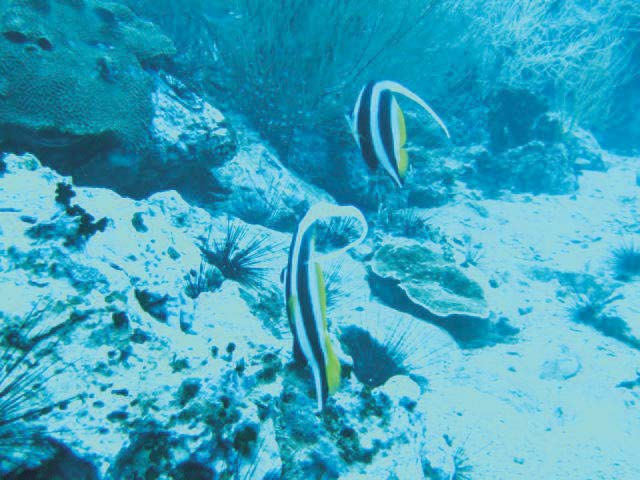
#> input picture tests/underwater_sample.jpg, 640 x 480 px, found by its file name
$ python main.py   (older library calls are emulated)
#> lines starting #> are read from the running program, lines starting #| are printed output that depends on the picture
### tools.py
import cv2
import numpy as np
import matplotlib.pyplot as plt


def to_float(img):
    """
    Convert image to float format
    parameters
    ----------
    img: RGB image

    returns
    -------
    img: float image
    """
    return np.clip(img / 255.0, 0, 1)


def to_uint8(img):
    """
    Convert image to uint8 format

    parameters
    ----------
    img:
        RGB image

    returns
    -------
    img:
        uint8 image
    """
    return np.clip(img * 255, 0, 255).astype(np.uint8)


def save_image(img, filename):
    """
    Save image to file

    parameters
    ----------
    img:
        RGB image
    filename:
        output filename (path)
    """
    temp_img = cv2.cvtColor(img, cv2.COLOR_RGB2BGR)
    cv2.imwrite(filename, temp_img)
    print(f"Image saved as {filename}")


def push_image_to_buffer(image_buffer: list, img=None, title="Image", cmap=None):
    """
    Push image to buffer for later use

    parameters
    ----------
    image_buffer: list
        list to store images
    img:
        RGB image
    title:
        image title
    cmap:
        colormap (default None)
    """
    image_buffer.append((img, title, cmap))


def show_buffered_images(image_buffer: list, image_title="", save_path=None):
    """
    Show all images in the buffer, max 7 per row.
    The last image is displayed in the rightmost two columns, spanning all rows.

    parameters
    ----------
    image_buffer: list
        list to store images
    """
    n = len(image_buffer)
    if n == 0:
        return

    if n == 1:
        # Only one image, just show it
        img, title, cmap = image_buffer[0]
        plt.figure(figsize=(3, 3))
        plt.imshow(img, cmap=cmap)
        plt.title(title)
        plt.axis("off")
        plt.tight_layout()
        plt.show()
        image_buffer.clear()
        return

    cols = 7
    main_cols = cols - 2  # columns for normal images
    # Exclude last image, fill main_cols per row
    rows = (n - 1 + main_cols - 1) // main_cols

    fig = plt.figure(figsize=(cols * 3, rows * 3))

    # Show all except last image
    for idx in range(n - 1):
        row = idx // main_cols
        col = idx % main_cols
        ax = plt.subplot2grid((rows, cols), (row, col))
        img, title, cmap = image_buffer[idx]
        if img is not None:
            ax.imshow(img, cmap=cmap)
            ax.set_title(title)
        ax.axis("off")

    # Show last image, spanning all rows in the last two columns
    img, title, cmap = image_buffer[-1]
    ax = plt.subplot2grid((rows, cols), (0, cols - 2), rowspan=rows, colspan=2)
    if img is not None:
        ax.imshow(img, cmap=cmap)
        ax.set_title(title)
    ax.axis("off")

    plt.suptitle(image_title, fontsize=16)
    plt.subplots_adjust(wspace=0.1, hspace=0.1)
    plt.tight_layout()

    if save_path:
        plt.savefig(save_path, bbox_inches='tight', dpi=300)
        print(f"Image saved as {save_path}")

    plt.show()
    image_buffer.clear()

### main.py
import cv2
import numpy as np
from scipy.ndimage import gaussian_filter
import matplotlib.pyplot as plt

from tools import to_float, to_uint8, save_image, show_buffered_images, push_image_to_buffer


# === Global Variables ===
image_buffer = []

# === Config ===
# 是否顯示中間結果
DEBUG = True
# 色彩補償係數
ALPHA = 2.5
# Gamma 值
GAMMA = 4
# Unsharp Masking 的高斯模糊強度
SIGMA = 5
# 金字塔層數
LEVELS = 7
# 是否使用紅通道補償
RED_COMPENSATION = True
# 是否使用藍通道補償
BLUE_COMPENSATION = False
# 白平衡增益
WHITE_BALANCE_GAIN = 1.2


# === Functions ===
def gamma_correction(img, gamma):
    """
    Gamma correction for image enhancement.

    parameters
    ----------
    img:
        RGB image
    gamma:
        Gamma value

    returns
    -------
    img:
        Gamma corrected image
    """
    return np.power(img, gamma)


def normalized_unsharp_mask(img, sigma):
    """
    Normalized unsharp masking for image enhancement.

    parameters
    ----------
    img:
        RGB image
    sigma:
        Gaussian filter standard deviation

    returns
    -------
    img:
        Enhanced image
    """
    blurred = gaussian_filter(img, sigma=sigma)
    highpass = img - blurred
    # Histogram stretching for highpass
    p2, p98 = np.percentile(highpass, (2, 98))
    highpass = np.clip((highpass - p2) / (p98 - p2 + 1e-8), 0, 1)
    return 0.5 * (img + highpass)


def red_channel_compensation(img, alpha=1.0):
    """
    Red channel compensation using gray world assumption.

    parameters
    ----------
    img:
        RGB image
    alpha:
        Compensation factor

    returns
    -------
    img:
        Compensated image
    """
    Ir, Ig, _ = cv2.split(img)
    Ir_mean, Ig_mean = np.mean(Ir), np.mean(Ig)
    delta = (Ig_mean - Ir_mean) * (1 - Ir) * Ig
    Ir_comp = Ir + alpha * delta
    Ir_comp = np.clip(Ir_comp, 0, 1)
    result = img.copy()
    result[..., 0] = Ir_comp
    return result


# experimental, not used
# [51 lines left out: functions red_channel_compensation_v2, blue_channel_compensation, lab_balance, not called in this run]


def white_balance(img, gain=1.0):
    """
    White balance using gray world assumption.

    parameters
    ----------
    img:
        RGB image
    gain:
        Gain factor for white balance

    returns
    -------
    wb_img:
        White balanced image
    """

    if RED_COMPENSATION:
        img_c = red_channel_compensation(img, alpha=ALPHA)
        if DEBUG:
            push_image_to_buffer(image_buffer)
            push_image_to_buffer(image_buffer, img_c, "Red Channel Compensation")
    else:
        img_c = img.copy()
        if DEBUG:
            push_image_to_buffer(image_buffer)
            push_image_to_buffer(image_buffer)

    if BLUE_COMPENSATION:
        img_c = blue_channel_compensation(img_c, alpha=ALPHA)
        if DEBUG:
            push_image_to_buffer(image_buffer, img_c,
                                 "Blue Channel Compensation")
    else:
        push_image_to_buffer(image_buffer)

    mean_vals = np.mean(img_c, axis=(0, 1))  # R, G, B 的均值
    # mean_val = np.mean(mean_vals)  # 三個通道的均值
    mean_val = np.sum(np.array([0.299, 0.587, 0.114]) * mean_vals)  # 加權平均
    scale = mean_val / mean_vals  # 計算縮放比例
    wb_img = img_c * scale  # 白平衡
    wb_img = np.clip(wb_img * gain, 0, 1)  # 限制在 [0, 1] 範圍內
    return wb_img


def laplacian_weight_map(gray_img):
    """
    parameters
    ----------
    gray_img:
        grayscale image

    returns
    -------
    lap:
        Laplacian weight map
    """
    lap = cv2.Laplacian(gray_img, cv2.CV_64F)
    lap = np.clip(np.abs(lap), 0, 1)
    return lap


def saliency_weight_map(gray_img, w_hb):
    """
    parameters
    ----------
    gray_img:
        grayscale image
    w_hb:

    returns
    -------
    saliency_map:
        Saliency map
    """
    # 1. Gaussian filter
    gauss_img = cv2.GaussianBlur(gray_img, (11, 11), w_hb)
    # 2. Mean value
    img_mean = np.mean(gray_img)
    # 3. Saliency map
    saliency_map = np.clip(np.abs(gauss_img - img_mean), 0, 1)
    return saliency_map


def saturation_weight_map(img):
    """
    parameters
    ----------
    img:
        RGB image

    returns
    -------
    WSat:
        Saturation weight map
    """
    R, G, B = cv2.split(img)
    L = (R + G + B) / 3
    WSat = np.sqrt((R - L) ** 2 + (G - L) ** 2 + (B - L) ** 2) / np.sqrt(3)
    WSat = np.clip(WSat, 0, 1)
    return WSat


def compute_weights(img):
    """
    Compute weight maps for the image.

    parameters
    ----------
    img:
        RGB image

    returns
    -------
    W:
        Combined weight map
    """
    gray = cv2.cvtColor(to_uint8(img), cv2.COLOR_BGR2GRAY) / 255.0

    # Laplacian contrast
    WL = laplacian_weight_map(gray)
    if DEBUG:
        push_image_to_buffer(
            image_buffer, WL, "Laplacian Contrast", cmap='gray')

    # Saliency (Achanta method approximation)
    WS = saliency_weight_map(gray, np.pi/2.75)
    if DEBUG:
        push_image_to_buffer(image_buffer, WS, "Saliency", cmap='gray')

    # Saturation
    WSat = saturation_weight_map(img)
    if DEBUG:
        push_image_to_buffer(image_buffer, WSat, "Saturation", cmap='gray')

    W = WL + WS + WSat
    return W + 1e-8  # avoid division by zero


def build_laplacian_pyramid(img, levels):
    gp = [img]
    for _ in range(levels - 1):
        img = cv2.pyrDown(img)
        gp.append(img)
    lp = []
    for i in range(levels - 1):
        size = (gp[i].shape[1], gp[i].shape[0])
        GE = cv2.pyrUp(gp[i + 1], dstsize=size)
        lap = gp[i] - GE
        lp.append(lap)
    lp.append(gp[-1])  # 最後一層為最底層的高斯圖
    return lp


def build_gaussian_pyramid(weight, levels):
    gp = [weight]
    for _ in range(levels - 1):
        weight = cv2.pyrDown(weight)
        gp.append(weight)
    return gp


def multiscale_fusion(img1, img2, w1, w2, levels=5):
    """
    Multi-scale fusion of two images using Laplacian pyramids and Gaussian pyramids.

    parameters
    ----------
    img1:
        First input image
    img2:
        Second input image
    w1:
        Weight map for the first image
    w2:
        Weight map for the second image
    levels:
        Number of levels in the pyramid

    returns
    -------
    fused_image:
        Fused image
    """
    # 建立拉普拉斯金字塔
    lp1 = build_laplacian_pyramid(img1, levels)
    lp2 = build_laplacian_pyramid(img2, levels)

    # 建立高斯金字塔（權重圖）
    gpW1 = build_gaussian_pyramid(w1, levels)
    gpW2 = build_gaussian_pyramid(w2, levels)

    fused_pyramid = []

    delta = 1e-8  # 避免除以零
    for i in range(levels):
        # 對權重圖進行正規化（Eq. 10）
        W1n = gpW1[i]
        W2n = gpW2[i]
        w_sum = W1n + W2n + delta
        w1n = W1n / w_sum
        w2n = W2n / w_sum

        # 融合該層
        w1n = np.expand_dims(w1n, axis=2)
        w2n = np.expand_dims(w2n, axis=2)
        blended = w1n * lp1[i] + w2n * lp2[i]
        fused_pyramid.append(blended)

    # 重建圖像
    result = fused_pyramid[-1]
    for i in range(levels - 2, -1, -1):
        size = (fused_pyramid[i].shape[1], fused_pyramid[i].shape[0])
        result = cv2.pyrUp(result, dstsize=size)
        result = result + fused_pyramid[i]

    return np.clip(result, 0, 1)


# [17 lines left out: function show_image, not called in this run]


# === main function ===
def enhance_underwater_image(img):

    if DEBUG:
        push_image_to_buffer(image_buffer, img, "Original Image")

    # Step 1: 色彩補償（紅通道）
    # Step 2: 白平衡（灰世界）
    wb_img = white_balance(img, gain=WHITE_BALANCE_GAIN)
    if DEBUG:
        push_image_to_buffer(image_buffer, wb_img, "White Balanced Image")

    # Step 3: 兩個輸入
    # Step 4: 權重圖
    input1 = gamma_correction(wb_img, GAMMA)
    if DEBUG:
        push_image_to_buffer(image_buffer, input1, "Gamma Corrected Image")
    W1 = compute_weights(input1)
    if DEBUG:
        push_image_to_buffer(image_buffer, W1, "Weight Image 1", cmap='gray')

    input2 = normalized_unsharp_mask(wb_img, sigma=SIGMA)
    if DEBUG:
        push_image_to_buffer(image_buffer, input2, "Unsharp Masked Image")
    W2 = compute_weights(input2)
    if DEBUG:
        push_image_to_buffer(image_buffer, W2, "Weight Image 2", cmap='gray')

    # Step 5: 多尺度融合
    result = multiscale_fusion(input1, input2, W1, W2, levels=LEVELS)

    return to_uint8(result)


# === 範例使用 ===
if __name__ == "__main__":
    import sys
    import os

    if len(sys.argv) > 1:
        img_path = sys.argv[1]
    else:
        img_path = ".\\tests\\underwater_sample.jpg"

    if not os.path.exists(img_path):
        print(f"Image not found: {img_path}")
        sys.exit(1)

    img = cv2.imread(img_path)
#> img is the input picture: shape (480, 640, 3); mean B, G, R 191.5, 164.9, 61.5
    img = cv2.cvtColor(img, cv2.COLOR_BGR2RGB)
    img = to_float(img)

    result = enhance_underwater_image(img)
#> in red_channel_compensation, `Ir, Ig, _ = cv2.split(img)`:
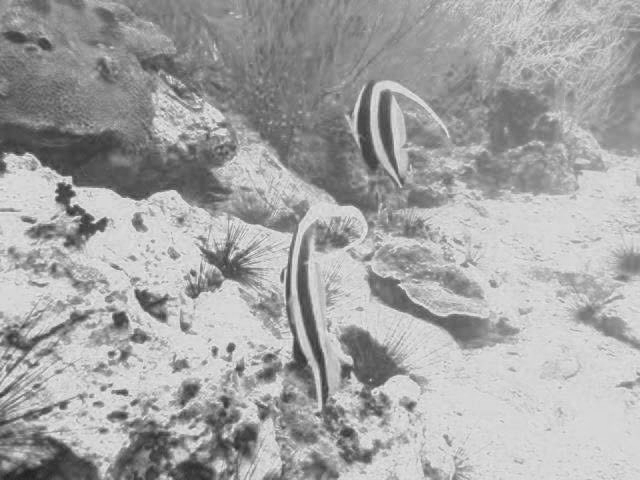
#> Ig: shape (480, 640) float64; min 0.129, max 0.945, mean 0.647
#> in red_channel_compensation, `Ir_mean, Ig_mean = np.mean(Ir), np.mean(Ig)`: Ir_mean = 0.241; Ig_mean = 0.647
#> in red_channel_compensation, `result[..., 0] = Ir_comp`:
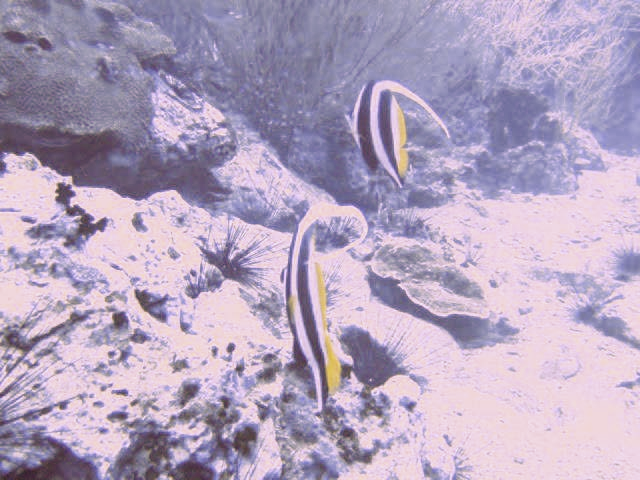
#> result: shape (480, 640, 3) float64; mean R, G, B 0.706, 0.647, 0.751
#> in white_balance, `mean_vals = np.mean(img_c, axis=(0, 1))`: mean_vals = [0.706, 0.647, 0.751]
#> in white_balance, `mean_val = np.sum(np.array([0.299, 0.587, 0.114]) * mean_vals)`: mean_val = 0.676
#> in white_balance, `scale = mean_val / mean_vals`: scale = [0.958, 1.05, 0.901]
#> in saliency_weight_map, `gauss_img = cv2.GaussianBlur(gray_img, (11, 11), w_hb)`:
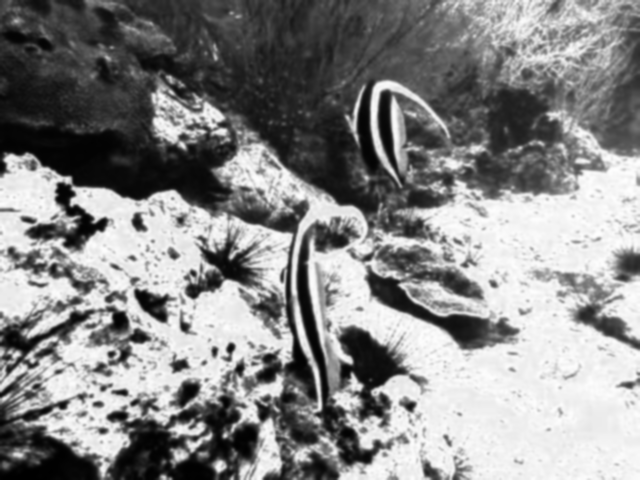
#> gauss_img: shape (480, 640) float64; min 1.49e-10, max 0.999, mean 0.535
#> in saliency_weight_map, `img_mean = np.mean(gray_img)`: img_mean = 0.535
#> in normalized_unsharp_mask, `highpass = img - blurred`:
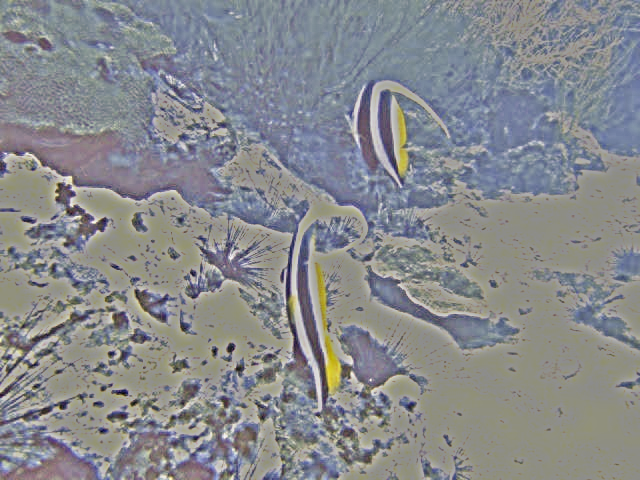
#> highpass: shape (480, 640, 3) float64; mean R, G, B -0.00903, -0.0015, 0.0105; drawn with min black and max white
#> in normalized_unsharp_mask, `p2, p98 = np.percentile(highpass, (2, 98))`: p2 = -0.203; p98 = 0.183
#> call 2 of saliency_weight_map, with w_hb = 1.14
#> in saliency_weight_map (call 2), `gauss_img = cv2.GaussianBlur(gray_img, (11, 11), w_hb)`:
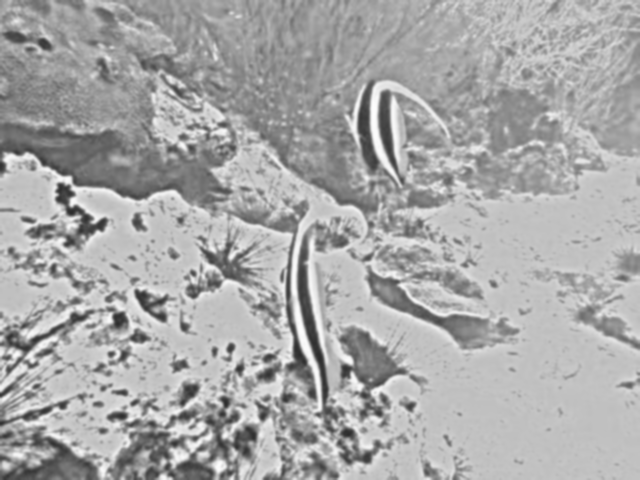
#> gauss_img: shape (480, 640) float64; min 0.17, max 0.997, mean 0.664
#> in saliency_weight_map (call 2), `img_mean = np.mean(gray_img)`: img_mean = 0.664
#> in compute_weights (call 2), `W = WL + WS + WSat`:
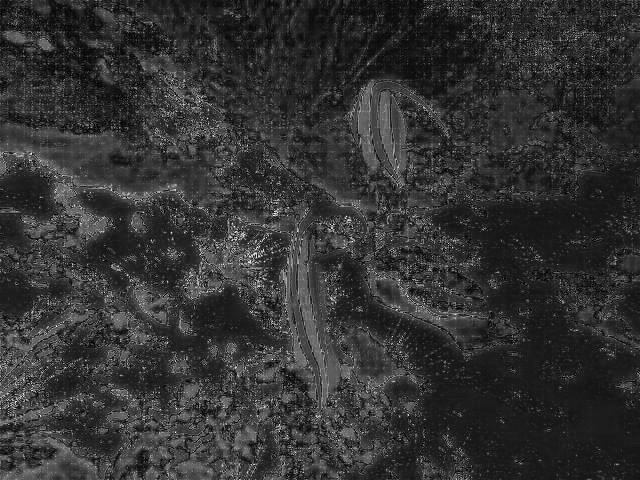
#> W: shape (480, 640) float64; min 0.0131, max 1.22, mean 0.257; drawn with min black and max white
#> after the loop in build_laplacian_pyramid, `for _ in range(levels - 1):`: gp = 7 items
#> the loop in build_laplacian_pyramid, `for i in range(levels - 1):` made 6 passes
#> pass 2, in build_laplacian_pyramid, `lap = gp[i] - GE`:
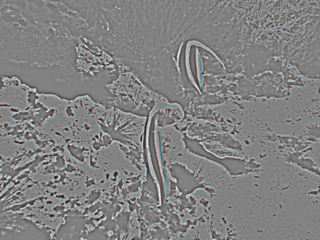
#> lap: shape (240, 320, 3) float64; mean of channels 0, 1, 2 -2.22e-05, -2.15e-05, -1.72e-05; drawn with min black and max white
#> after the loop in build_laplacian_pyramid, `for i in range(levels - 1):`: lp = 6 items
#> in multiscale_fusion, `lp1 = build_laplacian_pyramid(img1, levels)`: lp1 = 7 items
    if DEBUG:
        push_image_to_buffer(image_buffer, result, "Final Result")
        show_buffered_images(
            image_buffer,
            f"Alpha={ALPHA}, WB_Gain={WHITE_BALANCE_GAIN}, Blue_Comp={BLUE_COMPENSATION}, Gamma={GAMMA}, Sigma={SIGMA}, Levels={LEVELS}",
            save_path=f"{img_path.removesuffix('.'+img_path.split('.')[-1])}_debug.jpg")
#> in show_buffered_images, `n = len(image_buffer)`: n = 16
#> in show_buffered_images, `rows = (n - 1 + main_cols - 1) // main_cols`: rows = 3
#> the loop in show_buffered_images, `for idx in range(n - 1):` made 15 passes
#> title on passes 1 to 12: 'Original Image', 'Image', 'Red Channel Compensation', 'Image', 'White Balanced Image', 'Gamma Corrected Image', 'Laplacian Contrast', 'Saliency', 'Saturation', 'Weight Image 1', 'Unsharp Masked Image', 'Laplacian Contrast'
#> in show_buffered_images, `img, title, cmap = image_buffer[-1]`: title = 'Final Result'
        save_image(result, f"{img_path.removesuffix('.'+img_path.split('.')[-1])}_result.jpg")
    else:
        show_image(result, "Final Result")
